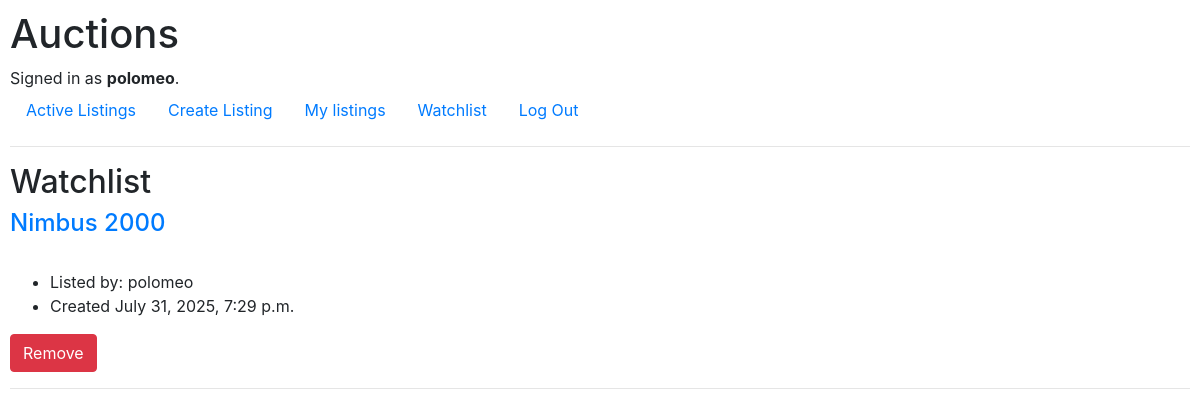
/watchlist/ (signed in), run on the app's committed database.
### auctions/models.py (models this page shows)
class User(AbstractUser):
    watchlist = models.ManyToManyField('Listing',
                                       blank=True,
                                       related_name="watchers")
    def __str__(self):
        return f"{super().username} | {super().first_name} {super().last_name}"

class Listing(models.Model):
    active = models.BooleanField(default=True)
    author = models.ForeignKey(User,
                               on_delete=models.CASCADE)
    created_at = models.DateTimeField()
    title = models.CharField(max_length=64)
    description = models.TextField(max_length=300)
    img_url = models.CharField(max_length=200)
    category = models.ForeignKey(Category,
                                 blank=True,
                                 on_delete=models.CASCADE)
    def __str__(self):
        return f"{'ACTIVE' if self.active else 'INACTIVE'} | {self.title} ({self.author})"

### auctions/views.py (the view)
# urls.py: path("watchlist/", views.watchlist, name="watchlist"),
def watchlist(request):
    watched_listings = request.user.watchlist.all()
    print(f"DEBUG: {watched_listings}")
    return render(request, 'auctions/watchlist.html', {
        'watched_listings': watched_listings
    })

### auctions/templates/auctions/watchlist.html (shortened to what this page needs)
{% extends "auctions/layout.html" %}
{% block body %}
<h2>Watchlist</h2>
{% for listing in watched_listings %}
{% if listing.active %}
<h4><a href="{% url 'listing' listing.id %}">{{ listing.title }}</a></h4>
<ul>
    <li>Listed by: {{ listing.author.username }}</li>
    <li>Created {{ listing.created_at }}</li>
</ul>
<a href="{% url 'set-watchlist' listing.id %}" class="btn btn-danger">Remove</a>
<hr>
{% endif %}
{% empty %}
<h4>You are not watching any listings yet!</h4>
{% endfor %}
{% endblock %}

### auctions/templates/auctions/layout.html (shortened to what this page needs)
{% load static %}
<!DOCTYPE html>
<html lang="en">
<head>
    <link rel="stylesheet" href="https://stackpath.bootstrapcdn.com/bootstrap/4.4.1/css/bootstrap.min.css"
>
    <link href="{% static 'auctions/styles.css' %}" rel="stylesheet">
</head>
<body>
    <h1>Auctions</h1>
    <div>
        {% if user.is_authenticated %}
        Signed in as <strong>{{ user.username }}</strong>.
        {% else %}
        Not signed in.
        {% endif %}
    </div>
    <ul class="nav">
        <li class="nav-item">
            <a class="nav-link" href="{% url 'index' %}">Active Listings</a>
        </li>
        {% if user.is_authenticated %}
        <li class="nav-item">
            <a class="nav-link" href="{% url 'create-listing' %}">Create Listing</a>
        </li>
        <li class="nav-item">
            <a class="nav-link" href="{% url 'my-listings' %}">My listings</a>
        </li>
        <li class="nav-item">
            <a class="nav-link" href="{% url 'watchlist' %}">Watchlist</a>
        </li>
        <li class="nav-item">
            <a class="nav-link" href="{% url 'logout' %}">Log Out</a>
        </li>
        {% endif %}
    </ul>
    <hr>
    {% block body %}
    {% endblock %}
</body>
</html>

### auctions/static/auctions/styles.css (style rules this page uses)
body { padding: 10px; }

### data on the page
User: username "polomeo"
Listing: title "Nimbus 2000", author.username "polomeo", created_at "July 31, 2025, 7:29 p.m."
